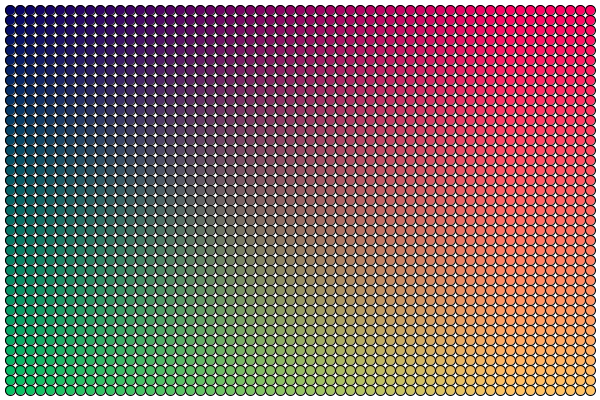
Frame 1 (no input)
Frame 60 (the mouse pressed at the canvas centre just before this capture): identical to frame 1, image omitted
Frame 120 (the mouse held since frame 60 and released just before this capture): identical to frame 1, image omitted

The Processing sketch that drew this single still picture (run headless with seeded random() and noise(); from frame 60 on, the mouse is pressed at the canvas centre):

// Processing sketch: processing_159124
// ── processing_159124.pde

void setup() {
  size(600, 400);
}
void draw() {
  background(255);
  for (int i = 10; i<600; i=i+10) {
    for(int u=10;u<400; u=u+10){
      fill(i*0.5,u*0.5,100);
      ellipse(i,u,10,10);
    }
  }
}
